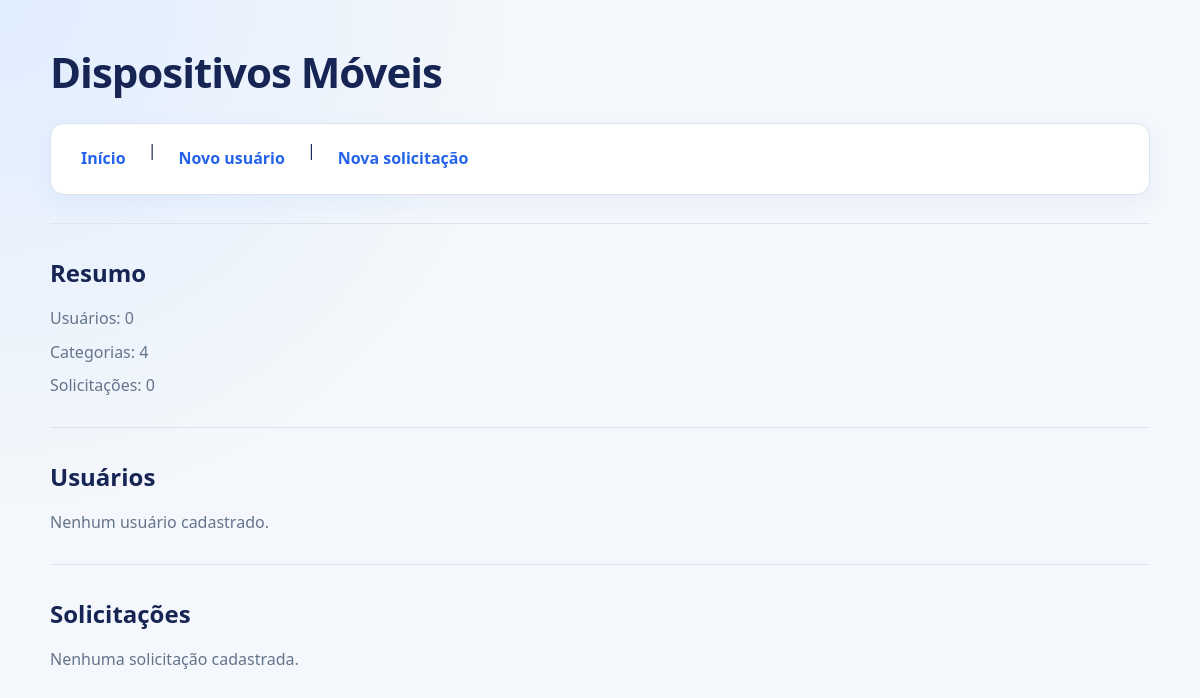
Before: / with the older database file.
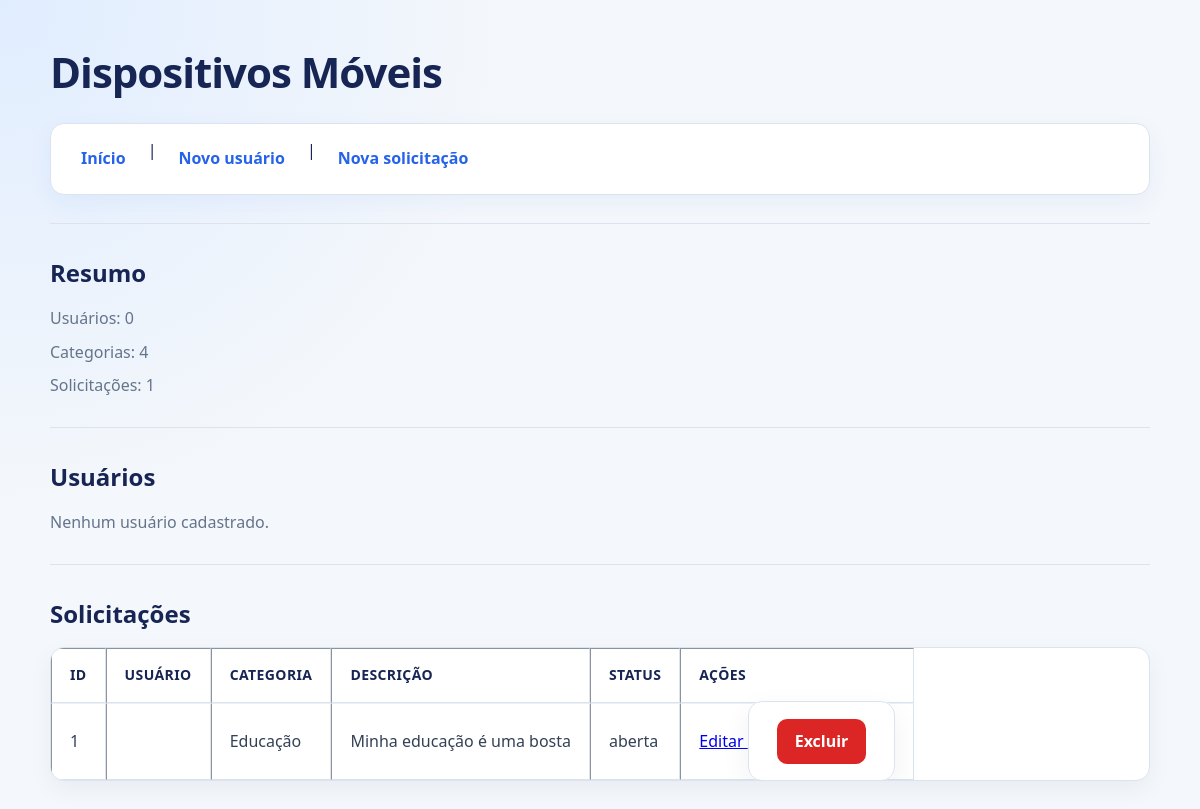
After: the same page with the newer database file.
### model.py (models this page shows)
class Solicitacao(db.Model):
    __tablename__ = "solicitacao"
    id_solicitacao = db.Column(
        db.Integer,
        primary_key=True
    )
    descricao = db.Column(
        db.Text,
        nullable=False
    )
    localizacao = db.Column(
        db.String(150)
    )
    urgente = db.Column(
        db.Boolean,
        default=False
    )
    status = db.Column(
        db.String(30),
        default="aberta"
    )
    data_solicitacao = db.Column(
        db.DateTime,
        default=datetime.utcnow
    )
    id_usuario = db.Column(
        db.Integer,
        db.ForeignKey("usuario.id_usuario"),
        nullable=False
    )
    id_categoria = db.Column(
        db.Integer,
        db.ForeignKey("categoria.id_categoria"),
        nullable=False
    )
    usuario = db.relationship(
        "Usuario",
        back_populates="solicitacoes"
    )
    categoria = db.relationship(
        "Categoria",
        back_populates="solicitacoes"
    )

class Categoria(db.Model):
    __tablename__ = "categoria"
    id_categoria = db.Column(
        db.Integer,
        primary_key=True
    )
    nome_categoria = db.Column(
        db.String(100),
        nullable=False
    )
    descricao = db.Column(
        db.Text
    )
    solicitacoes = db.relationship(
        "Solicitacao",
        back_populates="categoria"
    )

### app.py (the view)
    @app.route("/")
    def index():
        usuarios = Usuario.query.all()
        categorias = Categoria.query.all()
        solicitacoes = Solicitacao.query.order_by(
            Solicitacao.id_solicitacao.desc()
        ).all()
        return render_template(
            "index.html",
            usuarios=usuarios,
            categorias=categorias,
            solicitacoes=solicitacoes
        )

### templates/index.html (shortened to what this page needs)
<!doctype html>
<html lang="pt-BR">
<head>
    <link rel="stylesheet" href="/static/css/style.css" />
</head>
<body>
    <h1>Dispositivos Móveis</h1>
    <nav>
        <a href="/">Início</a> | <a href="/usuario">Novo usuário</a> |
        <a href="/solicitacao">Nova solicitação</a>
    </nav>
    <hr />
    <h2>Resumo</h2>
    <p>Usuários: {{ usuarios|length }}</p>
    <p>Categorias: {{ categorias|length }}</p>
    <p>Solicitações: {{ solicitacoes|length }}</p>
    <hr />
    <h2>Usuários</h2>
    {% if usuarios %}
    <table border="1">
        <tr>
            <th>ID</th>
            <th>Nome</th>
            <th>E-mail</th>
            <th>Ações</th>
        </tr>
        {% for usuario in usuarios %}
        <tr>
            <td>{{ usuario.id_usuario }}</td>
            <td>{{ usuario.nome }}</td>
            <td>{{ usuario.email }}</td>
            <td>
                <a href="/usuario/editar/{{ usuario.id_usuario }}"> Editar </a>
                <form action="/usuario/excluir/{{ usuario.id_usuario }}" method="POST" style="display: inline">
                    <button type="submit" class="btn-excluir">Excluir</button>
                </form>
            </td>
        </tr>
        {% endfor %}
    </table>
    {% else %}
    <p>Nenhum usuário cadastrado.</p>
    {% endif %}
    <hr />
    <h2>Solicitações</h2>
    {% if solicitacoes %}
    <table border="1">
        <tr>
            <th>ID</th>
            <th>Usuário</th>
            <th>Categoria</th>
            <th>Descrição</th>
            <th>Status</th>
            <th>Ações</th>
        </tr>
        {% for s in solicitacoes %}
        <tr>
            <td>{{ s.id_solicitacao }}</td>
            <td>{{ s.usuario.nome }}</td>
            <td>{{ s.categoria.nome_categoria }}</td>
            <td>{{ s.descricao }}</td>
            <td>{{ s.status }}</td>
            <td>
                <a href="/solicitacao/editar/{{ s.id_solicitacao }}"> Editar </a>
                <form action="/solicitacao/excluir/{{ s.id_solicitacao }}" method="POST" style="display: inline">
                    <button type="submit" class="btn-excluir">Excluir</button>
                </form>
            </td>
        </tr>
        {% endfor %}
    </table>
    {% else %}
    <p>Nenhuma solicitação cadastrada.</p>
    {% endif %}
</body>
</html>

### static/css/style.css (style rules this page uses)
* { margin: 0; padding: 0; box-sizing: border-box; }
:root { --primary: #2563eb; --primary-dark: #1d4ed8; --primary-light: #eff6ff; --text: #172554; --muted: #64748b; --border: #dbe3ef; --background: #f4f7fb; --surface: #ffffff; --danger: #dc2626; --danger-light: #fef2f2; --success: #15803d; --radius: 14px; }
body { min-height: 100vh; font-family: "Segoe UI", Arial, sans-serif; background: radial-gradient(circle at top left, #e0edff 0, transparent 35%), var(--background); color: var(--text); line-height: 1.6; padding: 28px 18px 50px; }
body > h1, body > nav, body > hr, body > h2, body > p, body > table, body > form, body > a { width: min(1100px, 100%); margin-left: auto; margin-right: auto; }
body > h1 { margin-top: 10px; margin-bottom: 18px; font-size: clamp(28px, 4vw, 42px); font-weight: 800; letter-spacing: -1px; color: var(--text); }
body > h2 { margin-top: 30px; margin-bottom: 14px; font-size: 24px; color: var(--text); }
body > p { margin-bottom: 8px; color: var(--muted); }
hr { border: 0; border-top: 1px solid var(--border); margin-top: 28px; margin-bottom: 28px; }
nav { display: flex; flex-wrap: wrap; gap: 10px; padding: 14px 18px; background: var(--surface); border: 1px solid var(--border); border-radius: var(--radius); box-shadow: 0 8px 25px rgba(37, 99, 235, 0.06); }
nav a, body > a { color: var(--primary); font-weight: 700; text-decoration: none; transition: 0.2s ease; }
nav a { padding: 8px 12px; border-radius: 9px; }
table { display: block; overflow-x: auto; border-collapse: separate; border-spacing: 0; background: var(--surface); border: 1px solid var(--border); border-radius: var(--radius); box-shadow: 0 8px 25px rgba(15, 23, 42, 0.05); }
th, td { padding: 15px 18px; text-align: left; white-space: nowrap; }
th { color: var(--text); font-size: 14px; text-transform: uppercase; letter-spacing: 0.4px; }
td { color: #334155; border-top: 1px solid #edf1f7; }
form { padding: 28px; background: var(--surface); border: 1px solid var(--border); border-radius: var(--radius); box-shadow: 0 10px 30px rgba(15, 23, 42, 0.06); }
button { min-height: 44px; padding: 10px 18px; border: 0; border-radius: 10px; background: var(--primary); color: white; font: inherit; font-weight: 700; cursor: pointer; transition: background 0.2s, transform 0.2s; }
.btn-excluir { background: var(--danger); }

Changed rows visible on the page:
added Solicitacao: id_solicitacao "1", categoria.nome_categoria "Educação", descricao "Minha educação é uma bosta", status "aberta"
Other visible differences:
{{ solicitacoes|length }}: "0" → "1"
text no longer shown: "Nenhuma solicitação cadastrada."
text now shown: "ID USUÁRIO CATEGORIA DESCRIÇÃO STATUS AÇÕES"
